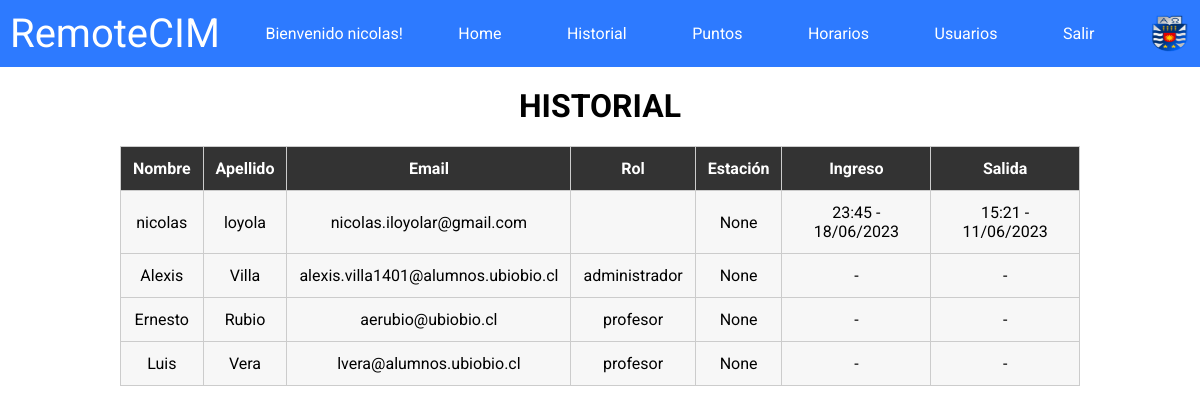
Page /historial/ (signed in) on the earlier database version.
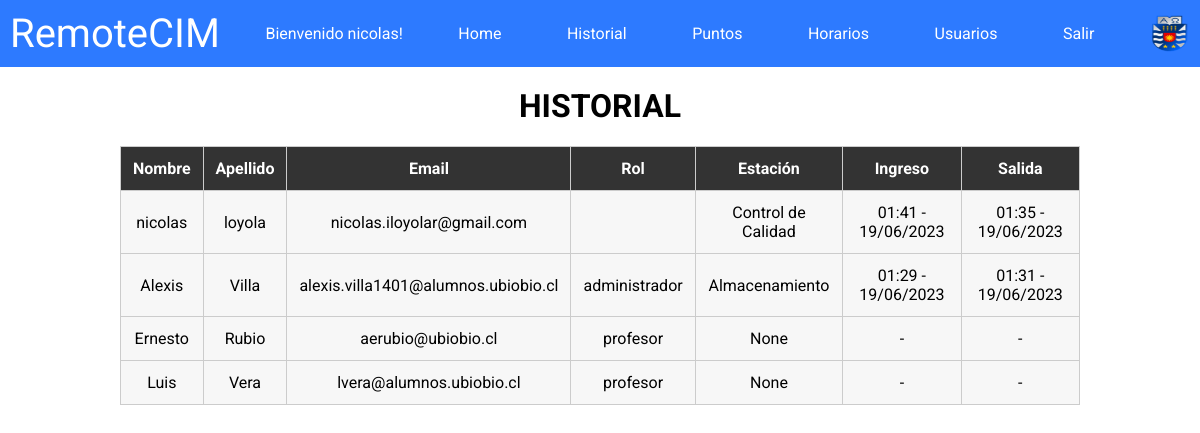
Same page on the later database version.
### remotecim/models.py (models this page shows, shortened)
class Usuario(AbstractBaseUser, PermissionsMixin):
    id_usuario = models.AutoField(primary_key=True)
    nombre = models.CharField(max_length=255)
    apellido = models.CharField(max_length=255)
    email = models.EmailField(max_length=255, unique=True)
    password = models.CharField(max_length=255)
    rol = models.CharField(max_length=255)
    is_active = models.BooleanField(default=True)
    is_staff = models.BooleanField(default=False)
    fecha_hora_inicio = models.DateTimeField(null=True, blank=True)
    fecha_hora_fin = models.DateTimeField(null=True, blank=True)
    ultima_estacion = models.CharField(max_length=255, choices=(
        ('almacenamiento', 'Almacenamiento'),
        ('mecanizado', 'Mecanizado'),
        ('control_de_calidad', 'Control de Calidad'),
    ), null=True, blank=True)
    USERNAME_FIELD = 'email'
    REQUIRED_FIELDS = ['nombre', 'apellido']
    objects = UsuarioManager()

### remotecim/views.py (the view)
# urls.py: path('historial/', historial_view, name = 'historial'),
def historial_view(request):
    usuarios = Usuario.objects.all()
    if request.user.is_authenticated:
        nombre = request.user.nombre
        if nombre == 'valentina':
            usuarios = Usuario.objects.filter(nombre='valentina')
        else:
            usuarios = Usuario.objects.all()
        return render(request, 'historial.html', {'usuarios': usuarios})
    else:
        return redirect('login')

### remotecim/templates/historial.html
{% extends 'base.html' %}
{% block content %}
  <h1 class="h1-historial">HISTORIAL</h1>
  <div class="table-container">
    <table class="custom-table">
      <thead>
        <tr>
          <th>Nombre</th>
          <th>Apellido</th>
          <th>Email</th>
          <th>Rol</th>
          <th>Estación</th>
          <th>Ingreso</th>
          <th>Salida</th>
        </tr>
      </thead>
      <tbody>
        {% for usuario in usuarios %}
          <tr>
            <td>{{ usuario.nombre }}</td>
            <td>{{ usuario.apellido }}</td>
            <td>{{ usuario.email }}</td>
            <td>{{ usuario.rol }}</td>
            <td>{{ usuario.ultima_estacion }}</td>
            <td>{{ usuario.fecha_hora_inicio|time:"H:i" }} - {{ usuario.fecha_hora_inicio|date:"d/m/Y" }}</td>
            <td>{{ usuario.fecha_hora_fin|time:"H:i" }} - {{ usuario.fecha_hora_fin|date:"d/m/Y" }}</td>
          </tr>
        {% endfor %}
      </tbody>
    </table>
  </div>
{% endblock %}

### remotecim/templates/navbar.html
{% load static %}
<nav class="navbar">
    <a class="logo-navbar">RemoteCIM</a>
    {% if user.is_authenticated %}
        <div class="navbar-text">Bienvenido {{ user.nombre }}!</div>
        <a class="a-navbar" href="{% url 'home' %}">Home</a>
        <a class="a-navbar" href="{% url 'historial' %}">Historial</a>
        <a class="a-navbar" href="{% url 'puntos' %}">Puntos</a>
        <a class="a-navbar" href="{% url 'horario' %}">Horarios</a>
        {% if user.rol != 'estudiante' %}
            <a class="a-navbar" href="{% url 'registro' %}">Usuarios</a>
        {% endif %}
        <a class="a-navbar" href="{% url 'logout' %}">Salir</a>
    {% endif %}
    <a href="https://www.ubiobio.cl/w/" target="_blank"><img src="{% static 'images/ubb_escudo.png' %}" width="40px" height="40px" alt="logo-ubb-navbar"></a>
</nav>

Differences in the rows shown:
changed Usuario "nicolas": ultima_estacion "None" → "Control de Calidad"; fecha_hora_inicio "23:45" → "01:41"; fecha_hora_inicio "18/06/2023" → "19/06/2023"; fecha_hora_fin "15:21" → "01:35"; fecha_hora_fin "11/06/2023" → "19/06/2023"
changed Usuario "Alexis": ultima_estacion "None" → "Almacenamiento"; fecha_hora_inicio (not shown) → "01:29"; fecha_hora_inicio (not shown) → "19/06/2023"; fecha_hora_fin (not shown) → "01:31"; fecha_hora_fin (not shown) → "19/06/2023"
